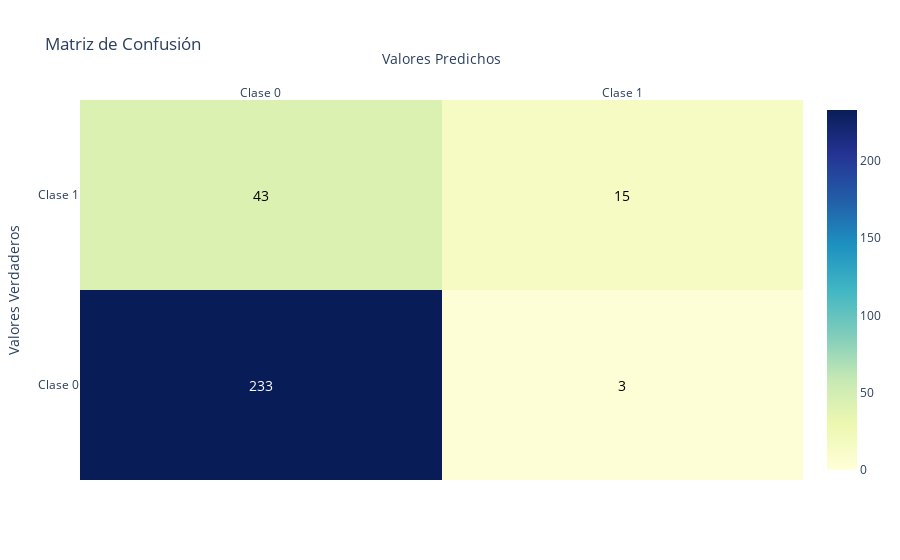

The cell this chart's notebook holds for it:
### Markdown cell above
* 4.2. Modelo **CatBoost**

### Code cell
ML.modelo_catboost(df=df_ml, target="abandono", tipo_problema="clasificacion", graficar=True, random_state=1, save_model=True)

### Figure 1 — Plotly figure (JSON) as saved in the notebook; plotly's stock layout.template omitted (floating-point values rounded to 4 significant figures)
{"data": [{"colorscale": [[0, "rgb(255,255,217)"], [0.125, "rgb(237,248,177)"], [0.25, "rgb(199,233,180)"], [0.375, "rgb(127,205,187)"], [0.5, "rgb(65,182,196)"], [0.625, "rgb(29,145,192)"], [0.75, "rgb(34,94,168)"], [0.875, "rgb(37,52,148)"], [1, "rgb(8,29,88)"]], "type": "heatmap", "x": ["Clase 0", "Clase 1"], "y": ["Clase 0", "Clase 1"], "z": [[233, 3], [43, 15]], "zmax": 233, "zmin": 0}], "layout": {"annotations": [{"font": {"color": "white", "size": 14}, "showarrow": false, "text": "233", "x": "Clase 0", "y": "Clase 0"}, {"font": {"color": "black", "size": 14}, "showarrow": false, "text": "3", "x": "Clase 1", "y": "Clase 0"}, {"font": {"color": "black", "size": 14}, "showarrow": false, "text": "43", "x": "Clase 0", "y": "Clase 1"}, {"font": {"color": "black", "size": 14}, "showarrow": false, "text": "15", "x": "Clase 1", "y": "Clase 1"}], "title": {"text": "Matriz de Confusión"}, "xaxis": {"side": "top", "title": {"text": "Valores Predichos"}}, "yaxis": {"title": {"text": "Valores Verdaderos"}}}}
